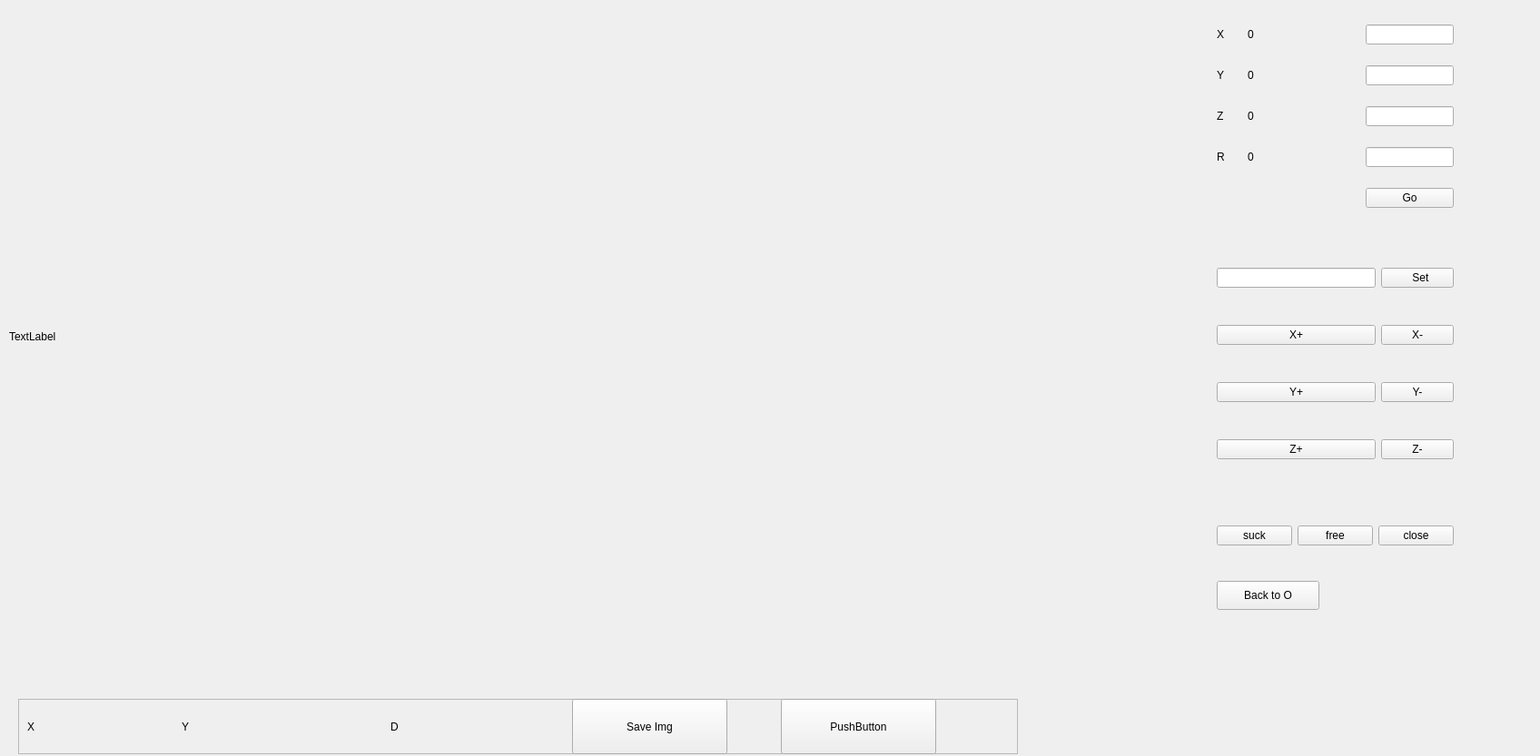
<?xml version="1.0" encoding="UTF-8"?>
<ui version="4.0">
 <class>Form</class>
 <widget class="QWidget" name="Form">
  <property name="geometry">
   <rect>
    <x>0</x>
    <y>0</y>
    <width>1696</width>
    <height>833</height>
   </rect>
  </property>
  <property name="windowTitle">
   <string>Form</string>
  </property>
  <widget class="QLabel" name="label">
   <property name="geometry">
    <rect>
     <x>10</x>
     <y>10</y>
     <width>1281</width>
     <height>721</height>
    </rect>
   </property>
   <property name="text">
    <string>TextLabel</string>
   </property>
  </widget>
  <widget class="QFrame" name="frame">
   <property name="geometry">
    <rect>
     <x>20</x>
     <y>770</y>
     <width>1101</width>
     <height>61</height>
    </rect>
   </property>
   <property name="frameShape">
    <enum>QFrame::StyledPanel</enum>
   </property>
   <property name="frameShadow">
    <enum>QFrame::Raised</enum>
   </property>
   <widget class="QLabel" name="label_x">
    <property name="geometry">
     <rect>
      <x>10</x>
      <y>10</y>
      <width>71</width>
      <height>41</height>
     </rect>
    </property>
    <property name="text">
     <string>X</string>
    </property>
   </widget>
   <widget class="QLabel" name="label_y">
    <property name="geometry">
     <rect>
      <x>180</x>
      <y>10</y>
      <width>71</width>
      <height>41</height>
     </rect>
    </property>
    <property name="text">
     <string>Y</string>
    </property>
   </widget>
   <widget class="QLabel" name="label_X">
    <property name="geometry">
     <rect>
      <x>80</x>
      <y>10</y>
      <width>91</width>
      <height>41</height>
     </rect>
    </property>
    <property name="text">
     <string/>
    </property>
   </widget>
   <widget class="QLabel" name="label_Y">
    <property name="geometry">
     <rect>
      <x>270</x>
      <y>10</y>
      <width>101</width>
      <height>41</height>
     </rect>
    </property>
    <property name="text">
     <string/>
    </property>
   </widget>
   <widget class="QLabel" name="label_D">
    <property name="geometry">
     <rect>
      <x>410</x>
      <y>10</y>
      <width>101</width>
      <height>41</height>
     </rect>
    </property>
    <property name="text">
     <string>D</string>
    </property>
   </widget>
   <widget class="QLabel" name="label_d">
    <property name="geometry">
     <rect>
      <x>520</x>
      <y>10</y>
      <width>121</width>
      <height>41</height>
     </rect>
    </property>
    <property name="text">
     <string/>
    </property>
   </widget>
   <widget class="QPushButton" name="btn_save">
    <property name="geometry">
     <rect>
      <x>610</x>
      <y>0</y>
      <width>171</width>
      <height>61</height>
     </rect>
    </property>
    <property name="text">
     <string>Save Img</string>
    </property>
   </widget>
   <widget class="QPushButton" name="pushButton_2">
    <property name="geometry">
     <rect>
      <x>840</x>
      <y>0</y>
      <width>171</width>
      <height>61</height>
     </rect>
    </property>
    <property name="text">
     <string>PushButton</string>
    </property>
   </widget>
  </widget>
  <widget class="QWidget" name="gridLayoutWidget">
   <property name="geometry">
    <rect>
     <x>1340</x>
     <y>10</y>
     <width>261</width>
     <height>241</height>
    </rect>
   </property>
   <layout class="QGridLayout" name="gridLayout_2">
    <item row="2" column="1">
     <widget class="QLabel" name="Z_label">
      <property name="text">
       <string>Z</string>
      </property>
     </widget>
    </item>
    <item row="0" column="2">
     <widget class="QLabel" name="X_output">
      <property name="text">
       <string>0                                   </string>
      </property>
     </widget>
    </item>
    <item row="0" column="3">
     <widget class="QLineEdit" name="X_edit"/>
    </item>
    <item row="1" column="1">
     <widget class="QLabel" name="Y_label">
      <property name="text">
       <string>Y</string>
      </property>
     </widget>
    </item>
    <item row="1" column="2">
     <widget class="QLabel" name="Y_output">
      <property name="text">
       <string>0</string>
      </property>
     </widget>
    </item>
    <item row="1" column="3">
     <widget class="QLineEdit" name="Y_edit"/>
    </item>
    <item row="2" column="2">
     <widget class="QLabel" name="Z_output">
      <property name="text">
       <string>0</string>
      </property>
     </widget>
    </item>
    <item row="2" column="3">
     <widget class="QLineEdit" name="Z_edit"/>
    </item>
    <item row="0" column="1">
     <widget class="QLabel" name="X_label">
      <property name="text">
       <string>X      </string>
      </property>
     </widget>
    </item>
    <item row="3" column="3">
     <widget class="QLineEdit" name="R_edit"/>
    </item>
    <item row="3" column="2">
     <widget class="QLabel" name="R_output">
      <property name="text">
       <string>0</string>
      </property>
     </widget>
    </item>
    <item row="3" column="1">
     <widget class="QLabel" name="R_label">
      <property name="text">
       <string>R</string>
      </property>
     </widget>
    </item>
    <item row="4" column="3">
     <widget class="QPushButton" name="btn_go">
      <property name="text">
       <string>Go</string>
      </property>
     </widget>
    </item>
   </layout>
  </widget>
  <widget class="QWidget" name="layoutWidget">
   <property name="geometry">
    <rect>
     <x>1340</x>
     <y>560</y>
     <width>261</width>
     <height>61</height>
    </rect>
   </property>
   <layout class="QHBoxLayout" name="horizontalLayout_4">
    <item>
     <widget class="QPushButton" name="btn_suck">
      <property name="text">
       <string>suck</string>
      </property>
     </widget>
    </item>
    <item>
     <widget class="QPushButton" name="btn_free">
      <property name="text">
       <string>free</string>
      </property>
     </widget>
    </item>
    <item>
     <widget class="QPushButton" name="btn_close">
      <property name="text">
       <string>close</string>
      </property>
     </widget>
    </item>
   </layout>
  </widget>
  <widget class="QWidget" name="gridLayoutWidget_3">
   <property name="geometry">
    <rect>
     <x>1340</x>
     <y>260</y>
     <width>261</width>
     <height>281</height>
    </rect>
   </property>
   <layout class="QGridLayout" name="gridLayout_3">
    <item row="3" column="1">
     <widget class="QPushButton" name="btn_z_reduce">
      <property name="text">
       <string>Z-</string>
      </property>
     </widget>
    </item>
    <item row="3" column="0">
     <widget class="QPushButton" name="btn_z_increase">
      <property name="text">
       <string>Z+</string>
      </property>
     </widget>
    </item>
    <item row="1" column="1">
     <widget class="QPushButton" name="btn_x_reduce">
      <property name="text">
       <string>X-</string>
      </property>
     </widget>
    </item>
    <item row="2" column="1">
     <widget class="QPushButton" name="btn_y_reduce">
      <property name="text">
       <string>Y-</string>
      </property>
     </widget>
    </item>
    <item row="2" column="0">
     <widget class="QPushButton" name="btn_y_increase">
      <property name="text">
       <string>Y+</string>
      </property>
     </widget>
    </item>
    <item row="1" column="0">
     <widget class="QPushButton" name="btn_x_increase">
      <property name="text">
       <string>X+</string>
      </property>
     </widget>
    </item>
    <item row="0" column="0">
     <widget class="QLineEdit" name="input_interval">
      <property name="text">
       <string/>
      </property>
     </widget>
    </item>
    <item row="0" column="1">
     <widget class="QPushButton" name="btn_set">
      <property name="text">
       <string>        Set      </string>
      </property>
     </widget>
    </item>
   </layout>
  </widget>
  <widget class="QPushButton" name="btn_back">
   <property name="geometry">
    <rect>
     <x>1340</x>
     <y>640</y>
     <width>113</width>
     <height>32</height>
    </rect>
   </property>
   <property name="text">
    <string>Back to O</string>
   </property>
  </widget>
 </widget>
 <resources/>
 <connections/>
</ui>
